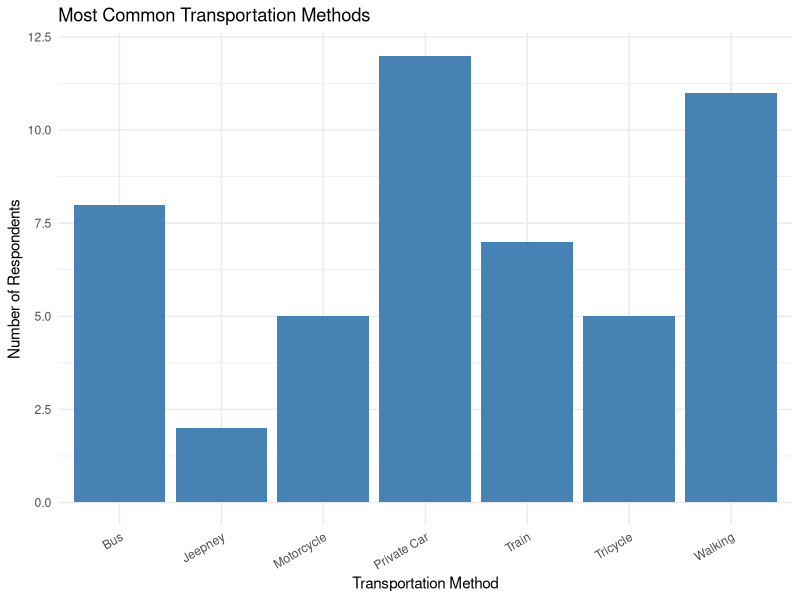
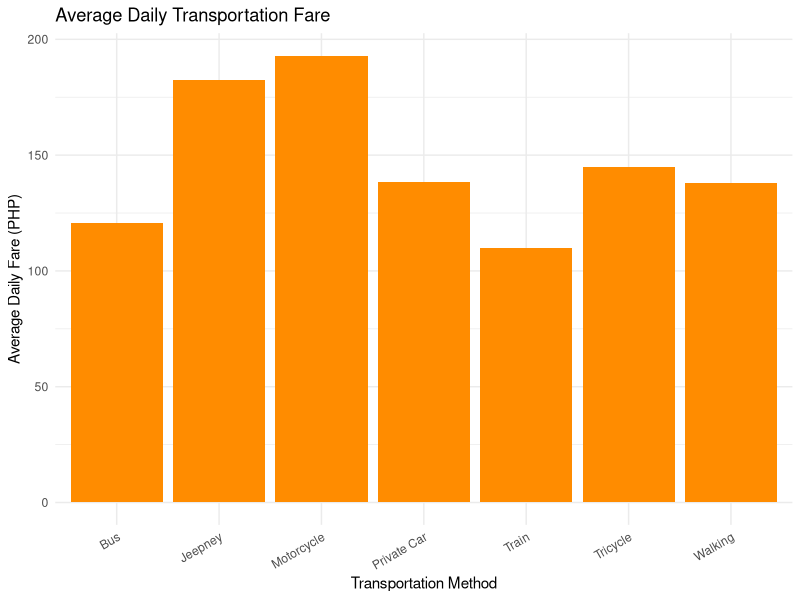
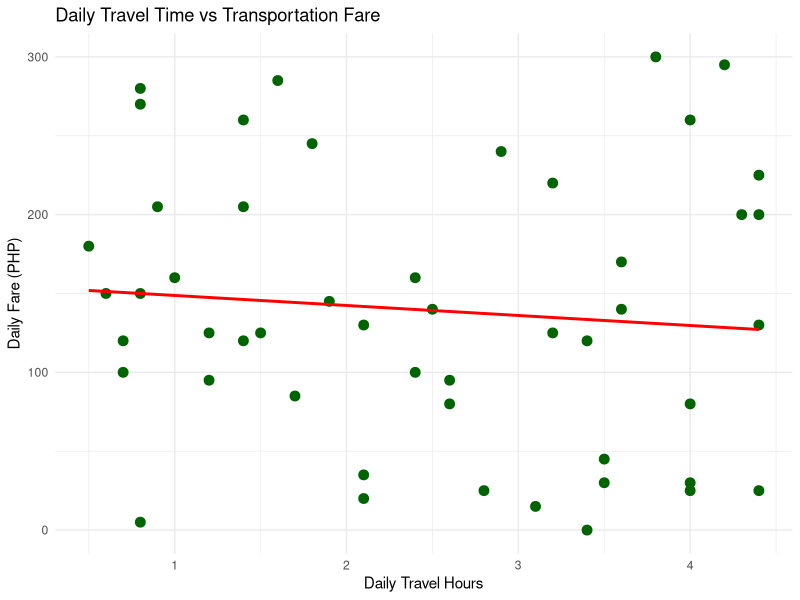
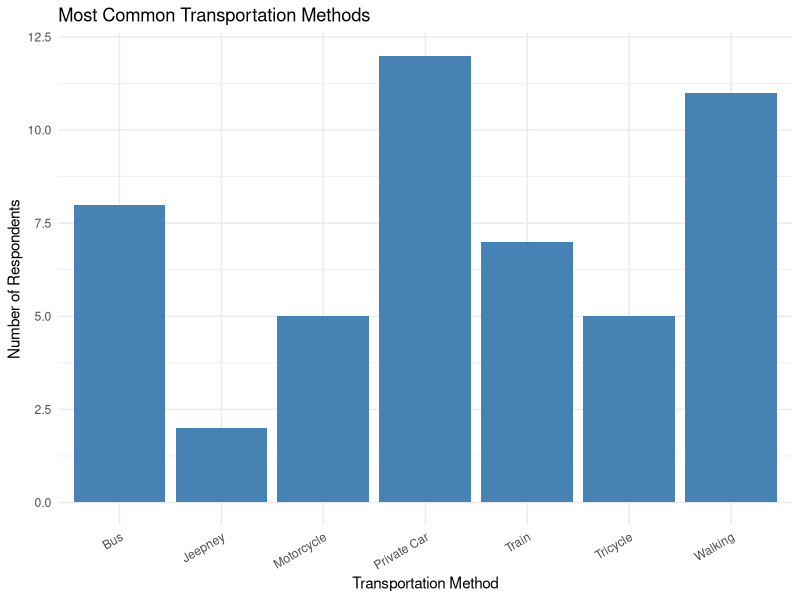
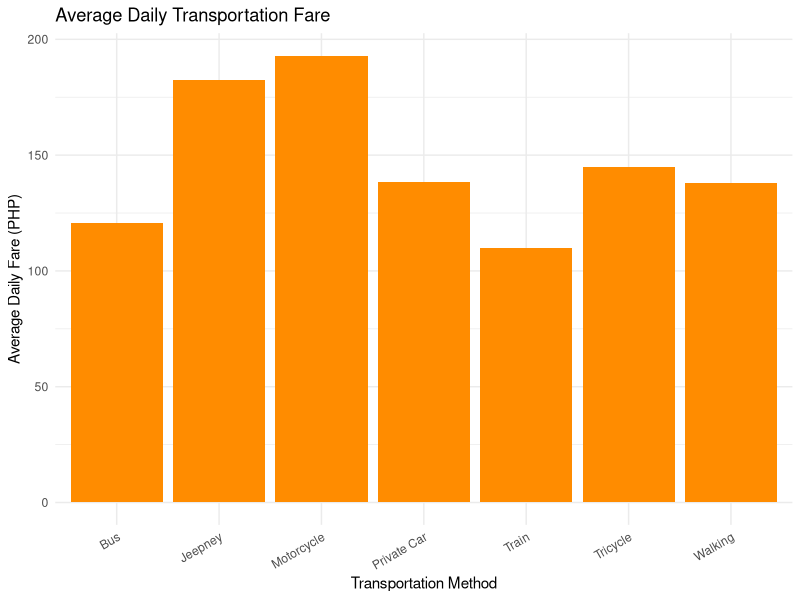
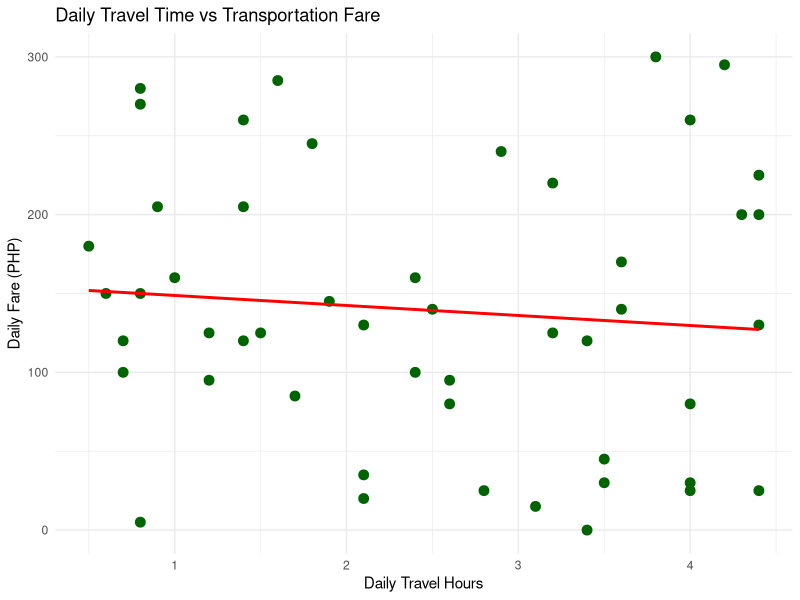

These figures' R source, in order:

# PROJECT: Transportation Habits and Daily Expenses
# STEP 4: Data Analysis and Graph Generation

# 1. Load required package
library(ggplot2)

# 2. Load the dataset
transportation <- read.csv("transportation_expenses.csv")

# 3. Display the dataset
View(transportation)

# 4. Calculate descriptive statistics
summary_statistics <- data.frame(
  Average_Age = mean(transportation$Age),
  Average_Trips_Per_Day = mean(transportation$Trips_Per_Day),
  Average_Daily_Travel_Hours = mean(transportation$Daily_Travel_Hours),
  Average_Daily_Fare_PHP = mean(transportation$Daily_Fare_PHP),
  Average_Monthly_Budget_PHP = mean(transportation$Monthly_Transport_Budget_PHP),
  Average_Distance_KM = mean(transportation$Distance_KM),
  Average_Satisfaction = mean(transportation$Satisfaction_Rating)
)

print("SUMMARY STATISTICS")
print(summary_statistics)

# 5. Analyze main transportation methods
transport_summary <- as.data.frame(
  table(transportation$Main_Transport)
)

colnames(transport_summary) <- c(
  "Main_Transport",
  "Number_of_Respondents"
)

print("TRANSPORTATION METHOD SUMMARY")
print(transport_summary)

# 6. Analyze travel purposes
purpose_summary <- as.data.frame(
  table(transportation$Travel_Purpose)
)

colnames(purpose_summary) <- c(
  "Travel_Purpose",
  "Number_of_Respondents"
)

print("TRAVEL PURPOSE SUMMARY")
print(purpose_summary)

# 7. Analyze average daily fare by transportation method
fare_summary <- aggregate(
  Daily_Fare_PHP ~ Main_Transport,
  data = transportation,
  FUN = mean
)

print("AVERAGE DAILY FARE BY TRANSPORTATION")
print(fare_summary)

# 8. Create a folder for graphs
if (!dir.exists("figures")) {
  dir.create("figures")
}

# GRAPH 1: Transportation Method Distribution
graph1 <- ggplot(
  transportation,
  aes(x = Main_Transport)
) +
  geom_bar(fill = "steelblue") +
  labs(
    title = "Most Common Transportation Methods",
    x = "Transportation Method",
    y = "Number of Respondents"
  ) +
  theme_minimal() +
  theme(axis.text.x = element_text(
    angle = 30, hjust = 1
  ))

ggsave(
  "figures/transportation_methods.png",
  graph1,
  width = 8,
  height = 5
)

# GRAPH 2: Average Daily Fare by Transportation Method
graph2 <- ggplot(
  fare_summary,
  aes(
    x = Main_Transport,
    y = Daily_Fare_PHP
  )
) +
  geom_col(fill = "darkorange") +
  labs(
    title = "Average Daily Transportation Fare",
    x = "Transportation Method",
    y = "Average Daily Fare (PHP)"
  ) +
  theme_minimal() +
  theme(axis.text.x = element_text(
    angle = 30, hjust = 1
  ))

ggsave(
  "figures/average_daily_fare.png",
  graph2,
  width = 8,
  height = 5
)

# GRAPH 3: Daily Travel Hours vs Daily Fare
graph3 <- ggplot(
  transportation,
  aes(
    x = Daily_Travel_Hours,
    y = Daily_Fare_PHP
  )
) +
  geom_point(
    color = "darkgreen",
    size = 3
  ) +
  geom_smooth(
    method = "lm",
    se = FALSE,
    color = "red"
  ) +
  labs(
    title = "Daily Travel Time vs Transportation Fare",
    x = "Daily Travel Hours",
    y = "Daily Fare (PHP)"
  ) +
  theme_minimal()

ggsave(
  "figures/travel_time_vs_fare.png",
  graph3,
  width = 8,
  height = 5
)

# 9. Export summary files
write.csv(
  summary_statistics,
  "summary_statistics.csv",
  row.names = FALSE
)

write.csv(
  transport_summary,
  "transportation_summary.csv",
  row.names = FALSE
)

write.csv(
  purpose_summary,
  "travel_purpose_summary.csv",
  row.names = FALSE
)

write.csv(
  fare_summary,
  "fare_summary.csv",
  row.names = FALSE
)

# 10. Display graphs
print(graph1)
print(graph2)
print(graph3)

# 11. Completion message
print("Analysis and graph generation completed successfully!")
